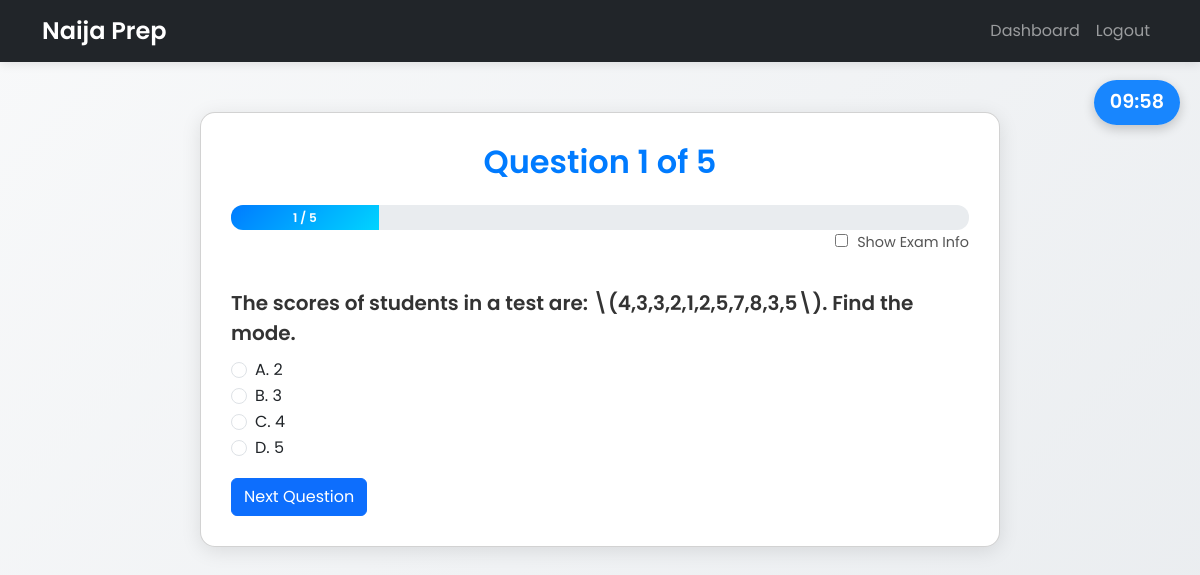
The app's page /quiz?subject=Mathematics (signed in) with its own data.
### app/models.py (models this page shows, shortened)
class Question(db.Model):
    id = db.Column(db.Integer, primary_key=True)
    subject = db.Column(db.String(255), nullable=True)       # NEW
    topic = db.Column(db.String(255), nullable=False)
    difficulty = db.Column(db.Integer, nullable=False)
    question_text = db.Column(db.Text, nullable=False)
    option_a = db.Column(db.Text, nullable=False)
    option_b = db.Column(db.Text, nullable=False)
    option_c = db.Column(db.Text, nullable=False)
    option_d = db.Column(db.Text, nullable=False)
    correct_option = db.Column(db.String(10), nullable=False)
    explanation = db.Column(db.Text, nullable=True)
    exam_year = db.Column(db.String(255), nullable=True)

### app/routes.py (the view, shortened to what this page needs)
    @app.route("/quiz", methods=["GET", "POST"])
    @login_required
    def quiz():
        total_time_allowed = 600  # 10 minutes
        topic = request.args.get("topic")
        subject = request.args.get("subject")
        if "quiz_questions" not in session and not topic and not subject:
            flash("Choose a subject to begin your quiz.", "info")
            return redirect(url_for("subjects"))
        if "quiz_start_time" not in session:
            session["quiz_start_time"] = time.time()
        elapsed = time.time() - session["quiz_start_time"]
        remaining = total_time_allowed - elapsed
        if remaining <= 0:
            flash("Time is up for the quiz!", "warning")
            for key in ("quiz_questions", "current_question", "score", "quiz_start_time"):
                session.pop(key, None)
            return redirect(url_for("results"))
        if "quiz_questions" not in session:
            if topic:
                pool = Question.query.filter_by(topic=topic).all()
                src = f"topic '{topic}'"
            elif subject:
                pool = Question.query.filter_by(subject=subject).all()
                src = f"subject '{subject}'"
            else:
                pool = Question.query.all()
                src = "all subjects"
            if len(pool) < 5:
                flash(f"Not enough questions in {src}.", "warning")
                if subject:
                    return redirect(url_for("subject_topics", subject=subject))
                return redirect(url_for("subjects"))
            selected = random.sample(pool, 5)
            session["quiz_questions"] = [q.id for q in selected]
            session["current_question"] = 0
            session["score"] = 0
        idx = session["current_question"]
        question = Question.query.get(session["quiz_questions"][idx])
        form = QuizForm()
        return render_template(
            "quiz.html",
            question=question,
            form=form,
            current=idx + 1,
            total=len(session["quiz_questions"]),
            overall_time=int(remaining),
        )

### app/routes.py
class QuizForm(FlaskForm):
    answer = RadioField("Answer", choices=[("A", "A"), ("B", "B"), ("C", "C"), ("D", "D")], validators=[DataRequired()])
    submit = SubmitField("Next")

### app/models.py (called while the page is built)
@login_manager.user_loader
def load_user(user_id):
    return User.query.get(int(user_id))

### app/templates/quiz.html (shortened to what this page needs)
<!DOCTYPE html>
<html lang="en">
<head>
  <link href="https://cdn.jsdelivr.net/npm/bootstrap@5.3.3/dist/css/bootstrap.min.css" rel="stylesheet">
</head>
<body>
  <div id="overall-timer">10:00</div>
  <nav class="navbar navbar-expand-lg navbar-dark bg-dark">
    <div class="container">
      <a class="navbar-brand" href="{{ url_for('home') }}">Naija Prep</a>
      <div class="collapse navbar-collapse" id="navbarNav">
          <ul class="navbar-nav ms-auto">
              <li class="nav-item"><a class="nav-link" href="{{ url_for('dashboard') }}">Dashboard</a></li>
              <li class="nav-item"><a class="nav-link" href="{{ url_for('logout') }}">Logout</a></li>
          </ul>
      </div>
    </div>
  </nav>
  <div class="container">
    <div class="card quiz-card">
      <h2 class="text-center mb-4">Question {{ current }} of {{ total }}</h2>
      <div class="progress">
        <div class="progress-bar" role="progressbar" style="width: {{ (current / total * 100) }}%;"
             aria-valuenow="{{ (current / total * 100) }}" aria-valuemin="0" aria-valuemax="100">
          {{ current }} / {{ total }}
        </div>
      </div>
      <div class="toggle-container">
        <label>
          <input type="checkbox" id="toggle-exam-info" style="margin-right: 5px;">
          Show Exam Info
        </label>
      </div>
      <form method="POST" class="mt-4">
        <p class="question-text">{{ question.question_text | safe }}</p>
        <div class="form-check">
          <input type="radio" name="answer" value="A" class="form-check-input" id="option_a" required>
          <label class="form-check-label" for="option_a">A. {{ question.option_a | safe }}</label>
        </div>
        <div class="form-check">
          <input type="radio" name="answer" value="B" class="form-check-input" id="option_b" required>
          <label class="form-check-label" for="option_b">B. {{ question.option_b | safe }}</label>
        </div>
        <div class="form-check">
          <input type="radio" name="answer" value="C" class="form-check-input" id="option_c" required>
          <label class="form-check-label" for="option_c">C. {{ question.option_c | safe }}</label>
        </div>
        <div class="form-check">
          <input type="radio" name="answer" value="D" class="form-check-input" id="option_d" required>
          <label class="form-check-label" for="option_d">D. {{ question.option_d | safe }}</label>
        </div>
        <button type="submit" class="btn btn-primary mt-3">Next Question</button>
      </form>
    </div>
  </div>
</body>
</html>

### app/templates/quiz.html (style rules this page uses)
body { background: linear-gradient(135deg, #f8f9fa 0%, #e9ecef 100%); font-family: 'Poppins', sans-serif; color: #333; min-height: 100vh; }
.navbar { box-shadow: 0 2px 10px rgba(0, 0, 0, 0.1); }
.navbar-brand { font-weight: 600; font-size: 1.5rem; }
.quiz-card { max-width: 800px; margin: 50px auto; border-radius: 15px; box-shadow: 0 4px 20px rgba(0, 0, 0, 0.1); padding: 30px; background: #fff; }
h2 { font-weight: 600; color: #007bff; animation: fadeInDown 0.8s ease-in-out; }
.progress { height: 25px; border-radius: 12px; background-color: #e9ecef; overflow: hidden; transition: width 0.5s ease-in-out; }
.progress-bar { background: linear-gradient(135deg, #007bff, #00d4ff); font-weight: 600; }
.question-text { font-size: 1.25rem; font-weight: 600; color: #333; margin-bottom: 10px; line-height: 1.5; }
.toggle-container { text-align: right; margin-bottom: 10px; }
.toggle-container label { cursor: pointer; font-size: 0.9rem; color: #555; }
#overall-timer { position: fixed; top: 80px; right: 20px; background: rgba(0, 123, 255, 0.9); color: #fff; padding: 8px 16px; border-radius: 30px; font-size: 1.2rem; font-weight: 600; z-index: 1000; box-shadow: 0 4px 12px rgba(0, 0, 0, 0.2); }

### records on screen
Question: question_text "The scores of students in a test are: \\(4,3,3,2,1,2,5,7,8,3,5\\). Find the mode.", option_a "2", option_b "3", option_c "4", option_d "5"

### other values on screen
{{ current }} "1"
{{ total }} "5"
